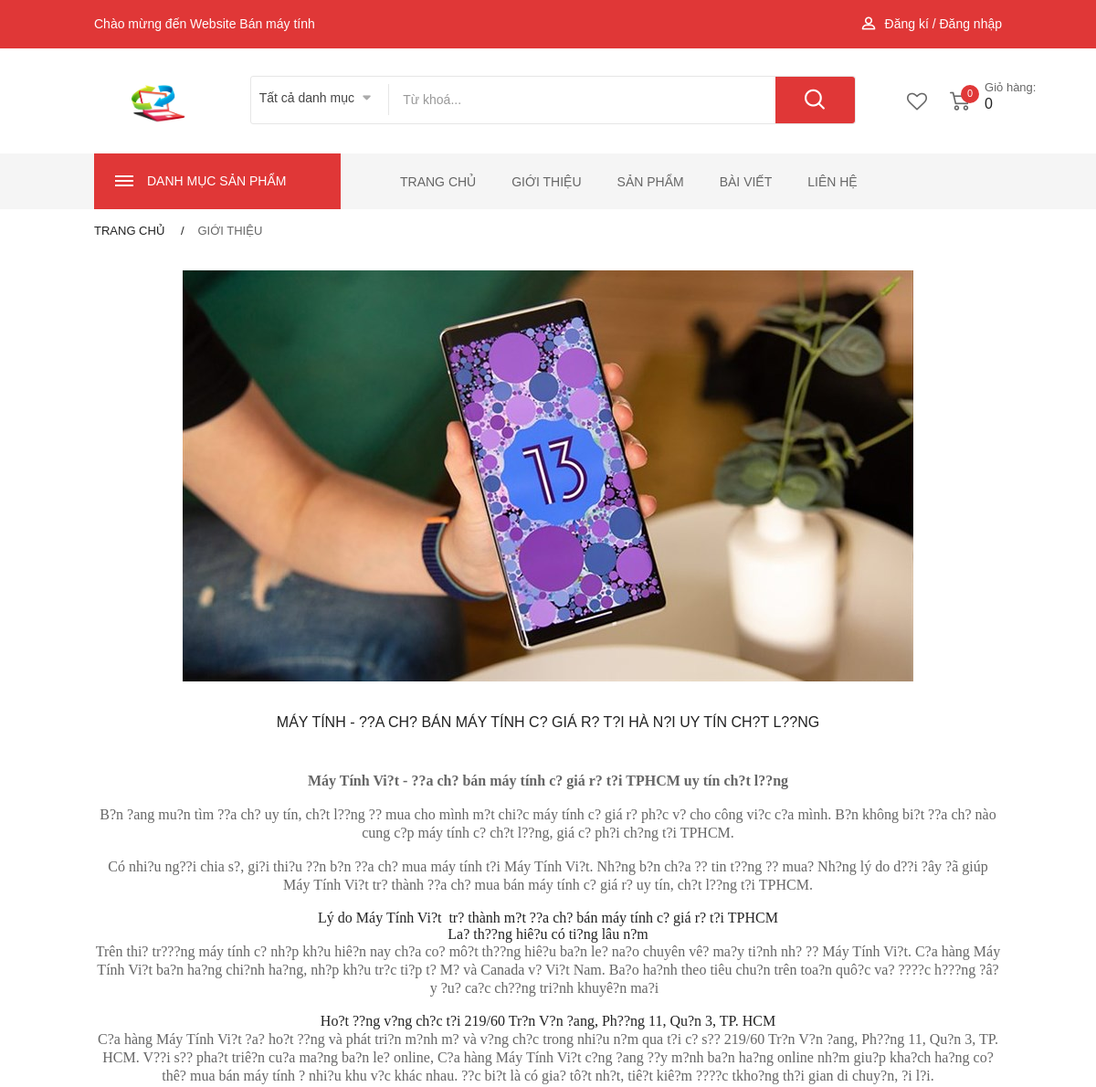
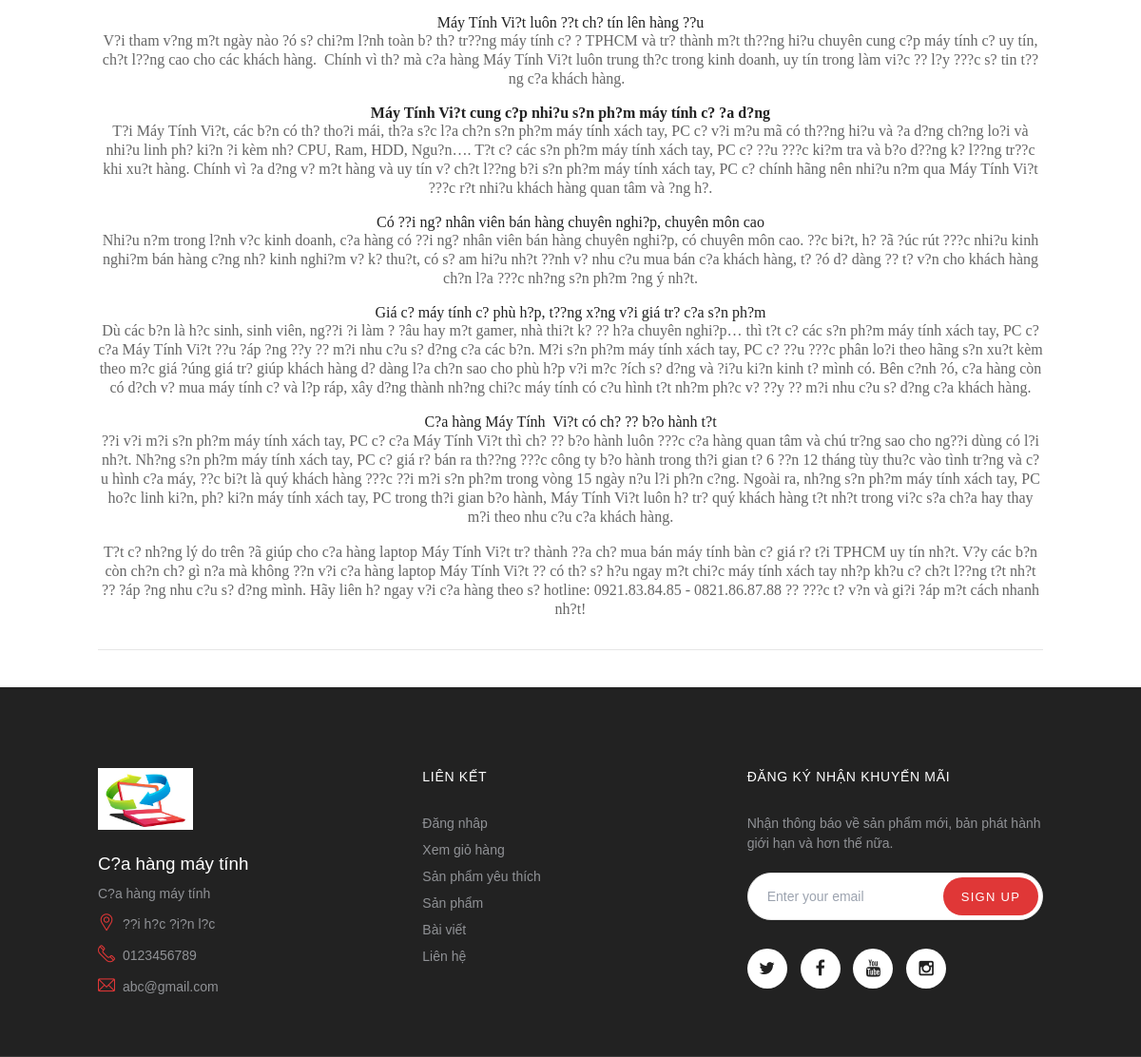
Page /about.php on the committed database (2 pictures, top to bottom).
### tables this page shows
CREATE TABLE `tbl_settings` (
  `id` int(11) NOT NULL,
  `title` varchar(255) NOT NULL,
  `description` varchar(255) NOT NULL,
  `body` text NOT NULL,
  `phone` varchar(255) NOT NULL,
  `email` varchar(255) NOT NULL,
  `address` varchar(255) NOT NULL,
  `link_facebook` varchar(255) NOT NULL,
  `link_youtobe` varchar(255) NOT NULL,
  `link_twitter` varchar(255) NOT NULL,
  `link_instagram` varchar(255) NOT NULL,
  `logo` varchar(255) NOT NULL
);

CREATE TABLE `tbl_news` (
  `newId` int(11) NOT NULL,
  `title` varchar(255) NOT NULL,
  `description` varchar(255) NOT NULL,
  `body` text NOT NULL,
  `type` varchar(255) NOT NULL,
  `status` int(11) NOT NULL,
  `image` text NOT NULL
);

### lib/session.php (called while the page is built, shortened)
<?php
class Session{
 public static function get($key){
    if (isset($_SESSION[$key])) {
     return $_SESSION[$key];
    } else {
     return false;
    }
 }
}
?>

### classes/setting.php (called while the page is built, shortened)
<?php
	$filepath = realpath(dirname(__FILE__));
	include_once ($filepath.'/../lib/database.php');
?>
<?php
	class setting
	{
		private $db;
		public function __construct()
		{
			$this->db = new Database();
		}
        public function getSetting($id = 1)
        {
            $query = "SELECT * FROM tbl_settings where id = '$id'";
			$result = $this->db->select($query);
			return $result;
        }
	}
?>

### lib/database.php (called while the page is built, shortened)
<?php
Class Database{
   public $host   = "localhost";
   public $user   = "root";
   public $pass   = "";
   public $dbname = "laptop";
   public $link;
 private function connectDB(){
  $this->link = new mysqli($this->host, $this->user, $this->pass, $this->dbname);
  $this->link->set_charset("utf8");
  if($this->link->connect_error){
    $this->error = "Connection fail: " . $this->link->connect_error;
    return false;
  } else {
    return true;
  }
}
public function select($query){
  $result = $this->link->query($query) or
   die($this->link->error.__LINE__);
  if($result->num_rows > 0){
    return $result;
  } else {
    return false;
  }
 }
}

### classes/cart.php (called while the page is built, shortened)
<?php
$filepath = realpath(dirname(__FILE__));
include_once($filepath . '/../lib/database.php');
?>
<?php
class cart
{
    private $db;
    public function __construct()
    {
        $this->db = new Database();
    }
    public function check_cart()
    {
        $sId = session_id();
        $query = "SELECT * FROM tbl_cart WHERE sId = '$sId'";
        $result = $this->db->select($query);
        return $result;
    }
}
?>

### classes/new.php (called while the page is built, shortened)
<?php
	$filepath = realpath(dirname(__FILE__));
	include_once ($filepath.'/../lib/database.php');
?>
<?php
	class news
	{
		private $db;
		public function __construct()
		{
			$this->db = new Database();
		}
		public function show_about(){
			$query = "SELECT * FROM tbl_news where type = 0 LIMIT 1" ;
			$result = $this->db->select($query);
			return $result;
		}
	}
?>

### about.php (the view)
<?php
	include 'includes/header.php';
?>
 <main class="site-main about-us">
        <div class="container">
            <ol class="breadcrumb-page">
                <li><a href="index-2.html">Trang chủ </a></li>
                <li class="active"><a href="#">Giới thiệu</a></li>
            </ol>
        </div>
        <?php $result =  $new->show_about();
        if($result){
            while($data = $result->fetch_assoc()){
        ?>
        <div class="container">
            <div class="banner-paralax">
                <a href="#"><img src="admin/uploads/<?php echo $data['image'] ?>" alt="banner-paralax"></a>
            </div>
        </div>
        <div class="container">
            <div class="about-text">
                <span class="about-text-center"><?php echo $data['title'] ?></span>
                <p><?php echo $data['body'] ?></p>
            </div>
        </div>
       <?php } } ?>
    </main>
<?php
	include 'includes/footer.php';
 ?>

### includes/header.php (shortened to what this page needs)
<?php
include 'lib/session.php';
?>
<?php
include 'lib/database.php';
include 'classes/new.php';
$ct = new cart();
$new = new news();
$setting = new setting();
?>
<!DOCTYPE HTML>
<head>
	<link rel="stylesheet" type="text/css" href="assets/fonts/flaticon/flaticon.css">
	<link rel="stylesheet" type="text/css" href="assets/css/animate.css">
	<link rel="stylesheet" type="text/css" href="assets/css/bootstrap.min.css">
	<link rel="stylesheet" type="text/css" href="assets/css/font-awesome.css">
	<link rel="stylesheet" type="text/css" href="assets/css/pe-icon-7-stroke.css">
	<link rel="stylesheet" type="text/css" href="assets/css/owl.carousel.css">
	<link rel="stylesheet" type="text/css" href="assets/css/chosen.css">
	<link rel="stylesheet" type="text/css" href="assets/css/jquery.bxslider.css">
	<link rel="stylesheet" type="text/css" href="assets/css/style.css">
	<link href="dist/output.css" rel="stylesheet">
	<link rel="stylesheet" href="https://cdnjs.cloudflare.com/ajax/libs/notify/0.4.2/styles/metro/notify-metro.css" />
</head>
<body class="index-opt-1">
	<div class="wrapper">
		<header class="site-header header-opt-1">
			<div class="header-top">
				<div class="container">
					<ul class="nav-top-left">
						<li><a href="#">Chào mừng đến Website Bán máy tính</a></li>
					</ul>
					<ul class="nav-top-right dagon-nav">
						<li class="menu-item-has-children">
							<?php
								$login_check = Session::get('customer_login');
								if ($login_check) {
									echo '
									<a href="#"><i class="flaticon-profile" aria-hidden="true"></i>
										Tài khoản
									</a>
									';
								}else{
									echo '
									<a href="login.php"><i class="flaticon-profile" aria-hidden="true"></i>
										Đăng kí / Đăng nhập
									</a>
									';
								}
							?>
						</li>
					</ul>
				</div>
			</div>
			<?php
            $get_setting = $setting->getSetting();
            if($get_setting){
                while($result = $get_setting->fetch_assoc()){
            ?>
			<div class="header-content">
				<div class="container">
					<div class="row">
						<div class="col-md-2 nav-left">
							<strong class="logo">
								<a href="index.php"><img style="width: 70px;" src="admin/uploads/<?php echo $result['logo'] ?>" alt="logo"></a>
							</strong>
						</div>
						<div class="col-md-8 nav-mind">
							<div class="block-search">
								<div class="block-content">
								<form action="search.php" method="post">
									<div class="categori-search ">
										<select title="categories" name="category" data-placeholder="All Categories" class="chosen-select categori-search-option">
										<option value="all">Tất cả danh mục</option>
										</select>
									</div>
									<div class="form-search">
										<div class="box-group">
											<input type="text" name="tukhoa" class="form-control" placeholder="Từ khoá...">
											<button name="search_product" class="btn btn-search" type="submit">
												<span class="flaticon-magnifying-glass"></span>
											</button>
										</div>
									</div>
									</form>
								</div>
							</div>
						</div>
						<div class="col-md-2 nav-right">
							<div class="block-minicart dropdown style2">
								<a class="minicart" href="cart.php">
									<span class="counter qty">
										<span class="cart-icon"><i class="flaticon-shopping-cart" aria-hidden="true"></i></span>
										<?php
											$check_cart = $ct->check_cart();
											if ($check_cart) {
												$qty = Session::get("qty");
												echo'<span class="counter-number">'.$qty.'</span>';
											}
											else { ?>
												<span class="counter-number">0</span>
											<?php }
										?>
									</span>
									<span class="counter-your-cart">
										<span class="counter-label">Giỏ hàng:</span>
										<?php
											$check_cart = $ct->check_cart();
											if ($check_cart) {
												$sum = Session::get("sum");
												echo'
												<span class="counter-price">'.number_format($sum).'đ</span>
												';
											}
											else { ?>
												<span class="counter-price">0</span>
											<?php }
										?>
									</span>
								</a>
							</div>
							<a class="wishlist-minicart" href="wishlist.php"><i class="fa fa-heart-o" aria-hidden="true"></i></a>
						</div>
					</div>
				</div>
			</div>
			<?php } } ?>
			<div class="header-menu-bar header-sticky">
				<div class="header-menu-nav menu-style-2">
					<div class="container">
						<div class="header-menu-nav-inner ">
						<div id="box-vertical-megamenus" class="box-vertical-megamenus nav-toggle-cat">
                            <h4 class="title active">
                                    <span class="btn-open-mobile home-page">
                                        <span></span>
                                        <span></span>
                                        <span></span>
                                    </span>
                                <span class="title-menu">Danh mục sản phẩm</span>
                            </h4>
                        </div>
							<div class="header-menu header-menu-resize">
								<ul class="header-nav dagon-nav md:flex md:ml-12 space-x-2">
									<li class="menu-item-has-children arrow">
										<a href="index.php">Trang chủ</a>
									</li>
									<li class="menu-item-has-children arrow item-megamenu">
										<a href="about.php">Giới thiệu</a>
									</li>
									<li class="menu-item-has-children arrow">
										<a href="products.php">Sản phẩm</a>
									</li>
									<li class="menu-item-has-children arrow">
										<a href="news.php">Bài viết</a>
									</li>
									<li class="menu-item-has-children arrow">
										<a href="contact.php">Liên hệ</a>
									</li>
								</ul>
							</div>
						</div>
					</div>
				</div>
			</div>
		</header>
		<main class="site-main">

### includes/footer.php (shortened to what this page needs)
</main>
<footer class="site-footer footer-opt-2" style="margin-top: 40px;">
        <?php
            $get_setting = $setting->getSetting();
            if($get_setting){
                while($result = $get_setting->fetch_assoc()){
            ?>
        <div class="footer-column equal-container">
            <div class="container">
                <div class="row">
                    <div class="col-md-4 col-sm-6 equal-elem">
                        <div class="logo-footer">
                            <img src="admin/uploads/<?php echo $result['logo'] ?>" style="width: 100px;margin:0px" alt="logo">
                        </div>
                        <div class="contacts">
                            <h2 class="text-white mb-4 text-3xl"><?php echo $result['title'] ?></h2>
                            <p class="contacts-info"><?php echo $result['description'] ?></p>
                            <span class="contacts-info info-address "><?php echo $result['address'] ?></span>
                            <span class="contacts-info info-phone"><?php echo $result['phone'] ?></span>
                            <span class="contacts-info info-support"><?php echo $result['email'] ?></span>
                        </div>
                    </div>
                    <div class="col-md-4 col-sm-6 equal-elem">
                        <div class="links">
                            <h3 class="title-of-section">Liên kết</h3>
                            <ul>
                                <li><a href="login.php">Đăng nhâp</a></li>
                                <li><a href="cart.php">Xem giỏ hàng</a></li>
                                <li><a href="wishlist.php">Sản phẩm yêu thích</a></li>
                                <li><a href="products.php">Sản phẩm</a></li>
                                <li><a href="news.php">Bài viết</a></li>
                                <li><a href="contact.php">Liên hệ</a></li>
                            </ul>
                        </div>
                    </div>
                    <div class="col-md-4 col-sm-6 equal-elem">
                        <div class="links">
                            <h3 class="title-of-section">Đăng ký nhận khuyến mãi</h3>
                            <span class="span-newsletter">Nhận thông báo về sản phẩm mới, bản phát hành giới hạn và hơn thế nữa.</span>
                            <div class="newsletter-form">
                                <form id="newsletter-validate-detail" class="form subscribe">
                                    <div class="control">
                                        <input type="email" placeholder="Enter your email" id="newsletter" name="email"
                                               class="input-subscribe">
                                        <button type="submit" title="Subscribe" class="btn subscribe">
                                            <span>Sign Up</span>
                                        </button>
                                    </div>
                                </form>
                            </div>
                            <div class="socials">
                                <a href="<?php echo $result['link_twitter'] ?>" class="social"><i class="fa fa-twitter" aria-hidden="true"></i></a>
                                <a href="<?php echo $result['link_facebook'] ?>" class="social"><i class="fa fa-facebook" aria-hidden="true"></i></a>
                                <a href="<?php echo $result['link_youtobe'] ?>" class="social"><i class="fa fa-youtube" aria-hidden="true"></i></a>
                                <a href="<?php echo $result['link_instagram'] ?>" class="social"><i class="fa fa-instagram" aria-hidden="true"></i></a>
                            </div>
                        </div>
                    </div>
                </div>
            </div>
        </div>
        <?php } } ?>
    </footer>
</div>
</body>
</html>

### rows in the picture
tbl_settings: logo (picture), title "C?a hàng máy tính", description "C?a hàng máy tính", address "??i h?c ?i?n l?c", phone "0123456789", email "abc@gmail.com"
tbl_news: image (picture), title "MÁY TÍNH - ??A CH? BÁN MÁY TÍNH C? GIÁ R? T?I HÀ N?I UY TÍN CH?T L??NG", body "Máy Tính Vi?t - ??a ch? bán máy tính c? giá r? t?i TPHCM uy tín ch?t l??ng B?n ?ang mu?n tìm ??a ch? uy tín, ch?t l??ng ?? mua cho mình m?t chi?c máy tính c? giá r? ph?c v? cho công vi?c c?a mình. B?n không bi?t ??a ch? nào cung c?p máy tính c? ch?t l??ng, giá c? ph?i ch?ng t?i TPHCM. Có nhi?u ng??i chia s?, gi?i thi?u ??n b?n ??a ch? mua máy tính t?i Máy Tính Vi?t. Nh?ng b?n ch?a ?? tin t??ng ?? mua? Nh?ng lý do d??i ?ây ?ã giúp Máy Tính Vi?t tr? thành ??a ch? mua bán máy tính c? giá r? uy tín, ch?t l??ng t?i TPHCM. Lý do Máy Tính Vi?t tr? thành m?t ??a ch? bán máy tính c? giá r? t?i TPHCM La? th??ng hiê?u có ti?ng lâu n?m Trên thi? tr???ng máy tính c? nh?p kh?u hiê?n nay ch?a co? mô?t…"
